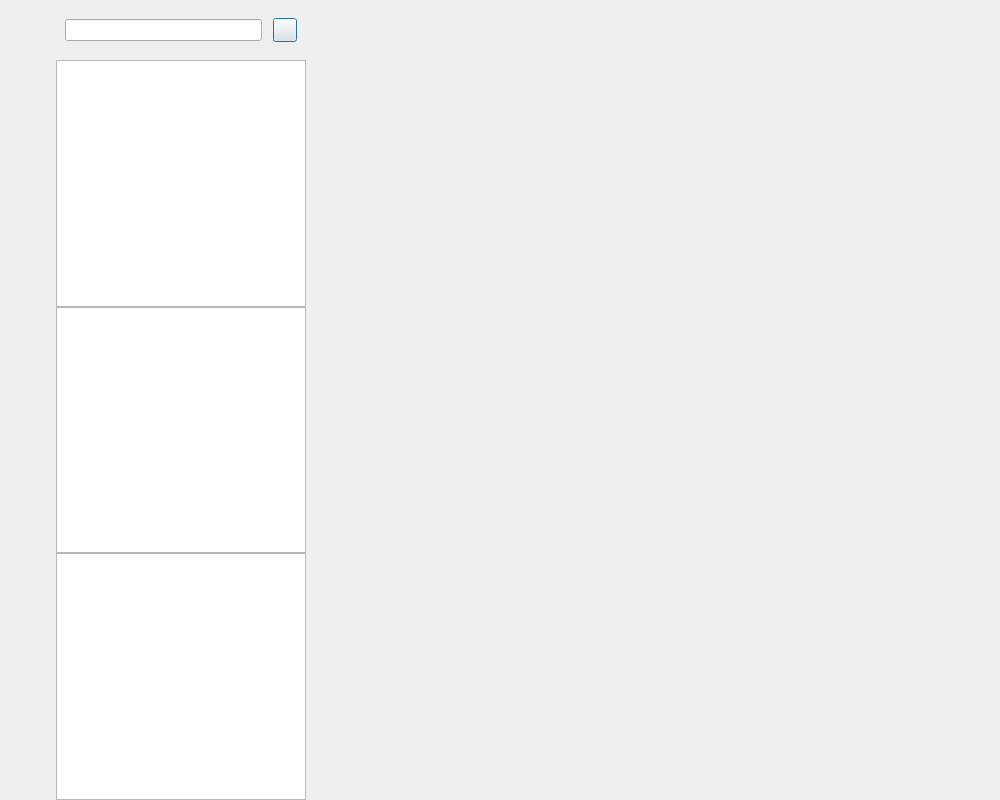
<?xml version="1.0" encoding="UTF-8"?>
<ui version="4.0">
 <class>ChatDialog</class>
 <widget class="QDialog" name="ChatDialog">
  <property name="geometry">
   <rect>
    <x>0</x>
    <y>0</y>
    <width>1000</width>
    <height>800</height>
   </rect>
  </property>
  <property name="sizePolicy">
   <sizepolicy hsizetype="Preferred" vsizetype="Preferred">
    <horstretch>0</horstretch>
    <verstretch>0</verstretch>
   </sizepolicy>
  </property>
  <property name="minimumSize">
   <size>
    <width>1000</width>
    <height>800</height>
   </size>
  </property>
  <property name="windowTitle">
   <string>Dialog</string>
  </property>
  <layout class="QHBoxLayout" name="horizontalLayout">
   <property name="spacing">
    <number>0</number>
   </property>
   <property name="sizeConstraint">
    <enum>QLayout::SizeConstraint::SetDefaultConstraint</enum>
   </property>
   <property name="leftMargin">
    <number>0</number>
   </property>
   <property name="topMargin">
    <number>0</number>
   </property>
   <property name="rightMargin">
    <number>0</number>
   </property>
   <property name="bottomMargin">
    <number>0</number>
   </property>
   <item>
    <widget class="QWidget" name="side_bar" native="true">
     <property name="sizePolicy">
      <sizepolicy hsizetype="Fixed" vsizetype="Expanding">
       <horstretch>0</horstretch>
       <verstretch>0</verstretch>
      </sizepolicy>
     </property>
     <property name="minimumSize">
      <size>
       <width>56</width>
       <height>0</height>
      </size>
     </property>
     <property name="maximumSize">
      <size>
       <width>56</width>
       <height>16777215</height>
      </size>
     </property>
     <layout class="QVBoxLayout" name="verticalLayout">
      <property name="spacing">
       <number>7</number>
      </property>
      <property name="leftMargin">
       <number>10</number>
      </property>
      <property name="topMargin">
       <number>30</number>
      </property>
      <property name="rightMargin">
       <number>0</number>
      </property>
      <property name="bottomMargin">
       <number>0</number>
      </property>
      <item>
       <widget class="QWidget" name="widget" native="true">
        <layout class="QVBoxLayout" name="verticalLayout_3">
         <property name="spacing">
          <number>30</number>
         </property>
         <property name="leftMargin">
          <number>0</number>
         </property>
         <property name="topMargin">
          <number>0</number>
         </property>
         <property name="rightMargin">
          <number>0</number>
         </property>
         <property name="bottomMargin">
          <number>0</number>
         </property>
         <item>
          <widget class="QLabel" name="side_chat_label">
           <property name="text">
            <string/>
           </property>
          </widget>
         </item>
         <item>
          <widget class="QLabel" name="side_contact_label">
           <property name="text">
            <string/>
           </property>
          </widget>
         </item>
         <item>
          <widget class="QLabel" name="side_head_label">
           <property name="text">
            <string/>
           </property>
          </widget>
         </item>
        </layout>
       </widget>
      </item>
      <item>
       <spacer name="verticalSpacer">
        <property name="orientation">
         <enum>Qt::Orientation::Vertical</enum>
        </property>
        <property name="sizeHint" stdset="0">
         <size>
          <width>20</width>
          <height>40</height>
         </size>
        </property>
       </spacer>
      </item>
     </layout>
    </widget>
   </item>
   <item>
    <widget class="QWidget" name="chat_user_wid" native="true">
     <property name="maximumSize">
      <size>
       <width>250</width>
       <height>16777215</height>
      </size>
     </property>
     <layout class="QVBoxLayout" name="verticalLayout_2">
      <property name="spacing">
       <number>0</number>
      </property>
      <property name="leftMargin">
       <number>0</number>
      </property>
      <property name="topMargin">
       <number>0</number>
      </property>
      <property name="rightMargin">
       <number>0</number>
      </property>
      <property name="bottomMargin">
       <number>0</number>
      </property>
      <item>
       <widget class="QWidget" name="search_wid" native="true">
        <property name="minimumSize">
         <size>
          <width>0</width>
          <height>60</height>
         </size>
        </property>
        <property name="maximumSize">
         <size>
          <width>16777215</width>
          <height>60</height>
         </size>
        </property>
        <layout class="QHBoxLayout" name="horizontalLayout_2">
         <item>
          <widget class="CustomizeEdit" name="search_edit"/>
         </item>
         <item>
          <spacer name="horizontalSpacer">
           <property name="orientation">
            <enum>Qt::Orientation::Horizontal</enum>
           </property>
           <property name="sizeType">
            <enum>QSizePolicy::Policy::Fixed</enum>
           </property>
           <property name="sizeHint" stdset="0">
            <size>
             <width>5</width>
             <height>20</height>
            </size>
           </property>
          </spacer>
         </item>
         <item>
          <widget class="ClickedBtn" name="add_btn">
           <property name="minimumSize">
            <size>
             <width>24</width>
             <height>24</height>
            </size>
           </property>
           <property name="maximumSize">
            <size>
             <width>24</width>
             <height>24</height>
            </size>
           </property>
           <property name="text">
            <string/>
           </property>
          </widget>
         </item>
        </layout>
       </widget>
      </item>
      <item>
       <widget class="ChatUserList" name="chat_user_list"/>
      </item>
      <item>
       <widget class="QListWidget" name="search_list"/>
      </item>
      <item>
       <widget class="QListWidget" name="con_user_list"/>
      </item>
     </layout>
    </widget>
   </item>
   <item>
    <widget class="QStackedWidget" name="stackedWidget">
     <widget class="ChatPage" name="chat_page"/>
     <widget class="QWidget" name="friend_apply_page"/>
    </widget>
   </item>
  </layout>
 </widget>
 <customwidgets>
  <customwidget>
   <class>ClickedBtn</class>
   <extends>QPushButton</extends>
   <header>clickedbtn.h</header>
  </customwidget>
  <customwidget>
   <class>CustomizeEdit</class>
   <extends>QLineEdit</extends>
   <header>customizeedit.h</header>
  </customwidget>
  <customwidget>
   <class>ChatPage</class>
   <extends>QWidget</extends>
   <header>chatpage.h</header>
   <container>1</container>
  </customwidget>
  <customwidget>
   <class>ChatUserList</class>
   <extends>QListWidget</extends>
   <header>chatuserlist.h</header>
  </customwidget>
 </customwidgets>
 <resources/>
 <connections/>
</ui>
